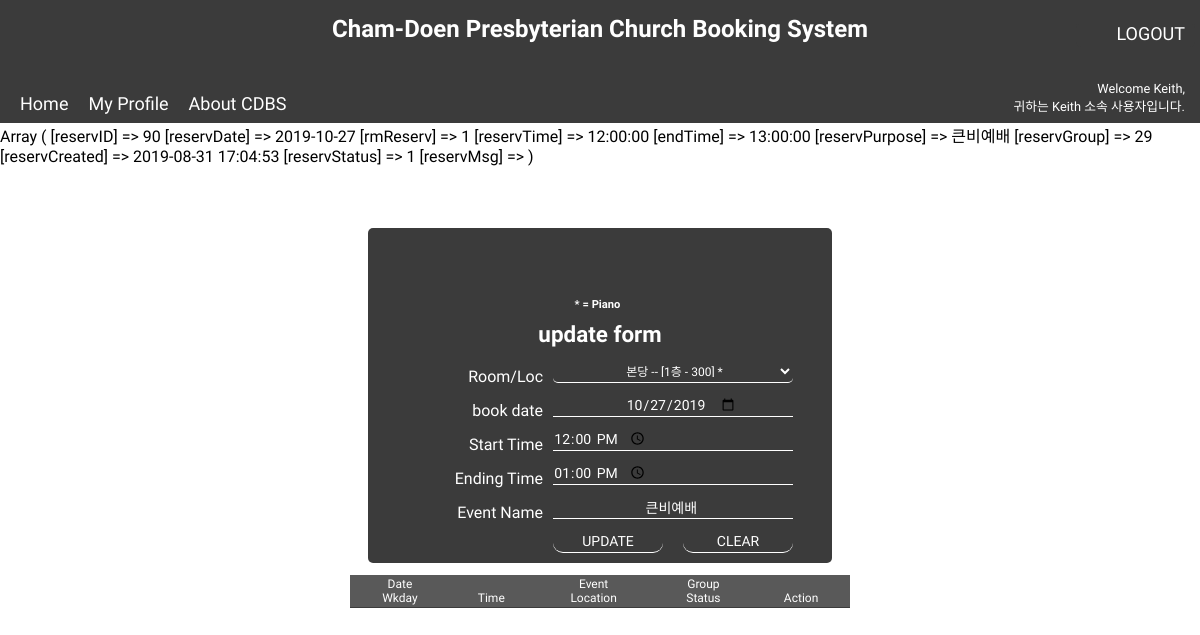
The app's page /initial.bk.php?ed=90 (signed in) with its own data.
### tables this page shows
CREATE TABLE `reservations` (
  `reservID` int(11) NOT NULL,
  `reservDate` date NOT NULL,
  `rmReserv` int(3) NOT NULL,
  `reservTime` time NOT NULL,
  `endTime` time NOT NULL,
  `reservPurpose` varchar(50) NOT NULL,
  `reservGroup` int(11) DEFAULT NULL,
  `reservCreated` datetime NOT NULL DEFAULT current_timestamp(),
  `reservStatus` tinyint(1) NOT NULL DEFAULT 0,
  `reservMsg` text DEFAULT NULL
);

CREATE TABLE `rmlist` (
  `rmId` int(11) NOT NULL,
  `rmName` varchar(50) NOT NULL,
  `rmLocation` varchar(50) NOT NULL,
  `rmDesc` varchar(50) NOT NULL,
  `rmMaxPersons` int(11) NOT NULL,
  `rmStartAvailTime` time NOT NULL,
  `rmEndAvailTime` time NOT NULL,
  `rmPiano` tinyint(1) NOT NULL DEFAULT 0,
  `rmCreated` datetime NOT NULL DEFAULT current_timestamp()
);

### includes/initial.inc.php (called while the page is built, shortened)
<?php
require "functions.inc.cdbs.php";
require "common.php";
$conf['rowCount'] = "";
$conf['reservations'] = "";
    $sql = "SELECT * FROM rmlist ORDER BY rmName ASC";
    $statement = $conn->prepare($sql);
    $statement->execute();
    $rooms = $statement->fetchAll();
if (isset($_GET['ed'])) {
  $edit_state = true;
  $ed = $_GET['ed'];
  $sql = "SELECT * FROM reservations WHERE reservID = :ed";
  $statement = $conn->prepare($sql);
  $statement->bindValue(':ed', $ed);
  $statement->execute();
  $reservation = $statement->fetch(PDO::FETCH_ASSOC);
}

### includes/common.php (called while the page is built, shortened)
<?php
function escape($html) {
    return htmlspecialchars($html, ENT_QUOTES | ENT_SUBSTITUTE, "UTF-8");
}

### initial.bk.php (the view, shortened to what this page needs)
<?php
include 'includes/initial.inc.php';
include_once 'header.php';
?>
<?php print_r($reservation); ?>
<div class="input-form">
  <form method="POST" action="initial.php">
  <?php if ($edit_state == false): ?>
    <h5 class="input-form">* = Piano</h5>
    <h3>book form</h3>
  <?php else: ?>
    <h5 class="input-form">* = Piano</h5>
    <h3>update form</h3>
  <?php endif; ?>
  <div>
    <?php if ($edit_state == false): ?>
      <label for="rmReserv">Room/Loc</label>
      <select name="rmReserv" required oninvalid="setCustomValidity('방 이름을 목록에서 선택해주세요!')" onchange="try{setCustomValidity('')}catch(e){}" />
        <option selected hidden value="">------ Select Room ------</option>
        <?php foreach ($rooms as $row) : ?>
          <option value="<?php echo escape($row["rmId"]); ?>">
          <?php echo escape($row["rmName"]); ?>
          <?php echo escape(' -- [' . $row["rmLocation"] . ' - ' . $row["rmMaxPersons"]). ']'; ?>
          <?php echo escape($row["rmPiano"] > 0 ? '*':''); ?>
        <?php endforeach; ?>
      </select>
    <?php else: ?>
			<label for="rmReserv">Room/Loc</label>
			<select name="rmReserv" required oninvalid="setCustomValidity('방 이름을 목록에서 선택해주세요!')" onchange="try{setCustomValidity('')}catch(e){}" />
        <?php foreach ($rooms as $row) : ?>
          <option value="<?php echo escape($row["rmId"]); ?>"
          <?php echo $row["rmId"] == $reservation["rmReserv"] ? 'selected':''?>>
          <?php echo escape($row["rmName"]); ?>
          <?php echo escape(' -- [' . $row["rmLocation"] . ' - ' . $row["rmMaxPersons"]). ']'; ?>
          </option>
        <?php endforeach; ?>
		<?php endif ?>
  </div>
  <div>
    <label for="reservDate">book date</label>
    <input type="date" name="reservDate" required oninvalid="setCustomValidity('날짜를 입력해주세요!')" onchange="try{setCustomValidity('')}catch(e){}" / value="<?php echo $conf['rowCount'] > 0 ? $reservation['reservDate']:$reservation['reservDate']; ?>">
  </div>
  <div>
    <label for="reservTime">Start Time</label>
    <input type="time" step="900" name="reservTime" required oninvalid="setCustomValidity('시작 시간을 입력해주세요!')" onchange="try{setCustomValidity('')}catch(e){}" / value="<?php echo $conf['rowCount'] > 0 ? $reservation['reservTime']:$reservation["reservTime"]; ?>">
    <label for="endTime">Ending Time</label>
    <input type="time" step="900" name="endTime" required oninvalid="setCustomValidity('끝 시간을 입력해주세요!')" onchange="try{setCustomValidity('')}catch(e){}" / value="<?php echo $conf['rowCount'] > 0 ? $reservation['endTime']:$reservation["endTime"]; ?>">
  </div>
  <div>
    <label for="reservPurpose">Event Name</label>
    <input type="text" name="reservPurpose" required oninvalid="setCustomValidity('모임/행사이름을 입력해주세요!')" onchange="try{setCustomValidity('')}catch(e){}" / value="<?php echo $conf['rowCount'] > 0 ? $reservation['reservPurpose']:$reservation["reservPurpose"]; ?>">
	</div>
  <?php if (isset($_GET['ed'])): ?>
  <div class="edit_btn">
    <input type="submit" name="update" value="UPDATE">
    <input type="submit" name="clr" value="CLEAR">
  </div>
  <?php else: ?>
  <div class="add_btn">
    <input type="submit" name="book" value="BOOK">
  </div>
  <?php endif; ?>
</form>
</div>
<div class="reserv-table">
	<table>
	    <thead>
	        <tr>
	            <th>Date<br>Wkday</th>
	            <th>Time</th>
	            <th>Event<br>Location</th>
	            <th>Group<br>Status</th>
	            <th colspan="2">Action</th>
	         </tr>
	    </thead>
	</table>
</div>

### assets/css/style.css (style rules this page uses)
* { font-family: 'Comfortaa', 'Nanum Gothic', 'Jua', sans-serif; margin: 0; padding: 0; -webkit-box-sizing: border-box; box-sizing: border-box; text-decoration: none; }
html { height: 100%; }
h5 { padding-top: -30px; text-align: center; font-size: 1.2em; color: #3e81ff; }
form { align-items: center; -webkit-box-align: center; -ms-flex-align: center; }
.index-body input, button, select, form, text { padding: 5px; font-size: 0.8em; align-self: center; border-radius: 5px; -ms-flex-item-align: center; -ms-grid-row-align: center; }
div input { align-items: center; text-align: center; -webkit-box-align: center; -ms-flex-align: center; }
.reserv-table table { padding-bottom: 55px; text-transform: none; text-align: center; margin: 5px auto 25px auto; border-collapse: collapse; min-width: 500px; }
.reserv-table tr { padding: 2px; color: #000; font-size: 12px; text-decoration: none; }
.reserv-table th { font-weight: normal; background-color: #595959; height: 24px; color: #fff; font-size: 12px; vertical-align: bottom; border-collapse: collapse; padding: 2px 7px; border-bottom: 1px solid #3b3b3b; position: -webkit-sticky; position: sticky; }
.reserv-table tr { background-color: #fff; }
.input-form { margin-top: 60px; margin-bottom: 10px; align-items: center; text-align: center; color: #fff; flex-direction: column; padding: 2px 0 2px 0; display: -webkit-box; display: -ms-flexbox; display: flex; -webkit-box-orient: vertical; -webkit-box-direction: normal; -ms-flex-direction: column; }
.input-form h5 { text-align: right; font-size: 0.8em; padding: 5px 5px 0 0; color: #fff; }
.input-form h3 { padding-top: 10px; text-align: center; font-size: 1.6em; padding: 0 0 10px 0; }
.input-form form { align-content: center; display: block; background-color: #3b3b3b; width: 464px; margin: 0 auto 0 auto; font-size: 14px; }
.input-form form label { display: block; float: left; height: 24px; width: 180px; font-size: 16px; padding-right: 10px; margin-top: 10px; text-align: right; clear: left; }
.input-form select { float: left; padding-left: 20px; text-align: center; height: 24px; width: 240px; font-size: 12px; margin-top: 2px; color:#FFF; background-color: transparent; border: none; border-bottom: 1px solid #fff; }
.input-form option { float: left; padding: 4px auto; text-align: center; height: 24px; width: 240px; font-size: 12px; background-color: #fff; color: #000; }
.input-form input { float: left; display: flex; text-align: center; padding: 0 auto; height: 24px; width: 240px; padding: 5px 0 5px 0; font-size: 14px; margin-top: 2px; font-size: 14px; color:#FFF; background-color: transparent; border: none; border-bottom: 1px solid #fff; }
h5 { padding-top: -30px; text-align: center; font-size: 1em; padding: 5px 5px 0 0; }
.input-form input[type=date] { text-align: center; height: 24px; width: 240px; padding-left: 60px; font-size: 12px; margin-top: 2px; font-size: 14px; align-content: center; color: #fff; border: none; border-bottom: 1px solid #fff; }
.edit_btn input { display: -ms-grid; display: grid; height: 24px; width: 110px; background-color: transparent; -webkit-box-sizing: border-box; box-sizing: border-box; border: collapse; font-size: 14px; padding: 3px 2px 3px 2px; text-align: center; font-size: 14px; font-weight: 400; border-radius: 10px; margin: 10px 20px 5px 0; }

### records on screen
reservations: rmReserv "본당 -- [1층 - 300] *", reservDate "10/27/2019", reservTime "12:00:00", endTime "13:00:00", reservPurpose "큰비예배"

### other values on screen
$_SESSION['user_info'] "Keith"
$_SESSION['user_group'] "Keith"
